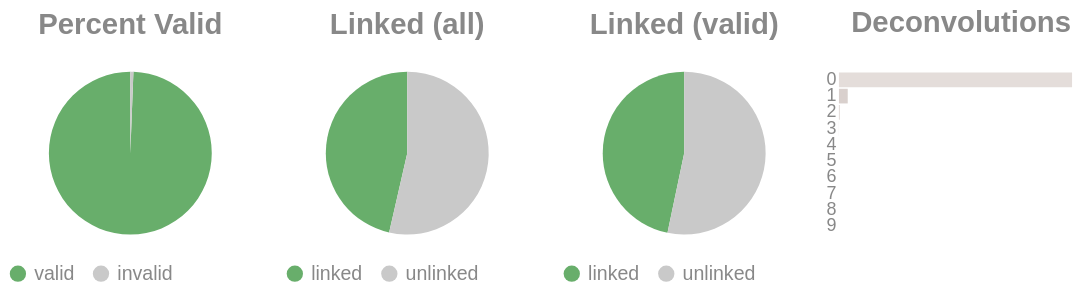

Source (notebook cell):
### Code cell
if SKIPLR:
    pass
else:
    clash = Counter()
    for i in valids['molecule'].to_list():
        _mol = i.split("-")
        if len(_mol) == 1:
            clash.update('0')
        else:
            clash.update(_mol[-1])

    _d = {"deconvolutions": [], 'count': []}
    for k,v in clash.items():
        _d['deconvolutions'].append(k)
        _d['count'].append(v)

    tot_valid = valids['reads'].sum()
    mask = valids['reads'] >= 2
    n_linked_reads = valids.filter(mask)['reads'].sum()
    if n_linked_reads == 0:
        print_html("No linked molecules (>=2 reads) were detected; skipping linked-only distributions.")
        SKIPLR = True
    else:
        perc_valid = round(tot_valid / n_reads, 4)
        linked_perc_abs = round(n_linked_reads / n_reads, 4)
        linked_perc = round(n_linked_reads / tot_valid, 4)

    _valid = pl.DataFrame({"valids": ['valid', 'invalid'], "count": [tot_valid, n_reads - tot_valid]})
    _linked_abs = pl.DataFrame({"linked (absolute)": ['linked', 'unlinked'], "count": [n_linked_reads, n_reads - n_linked_reads]})
    _linked_rel = pl.DataFrame({"linked (valids)": ['linked', 'unlinked'], "count": [n_linked_reads, tot_valid - n_linked_reads]})

    (
        alt.hconcat(
            piechart(_valid, goodval = 'valid', title = "Percent Valid"),
            piechart(_linked_abs, goodval = "linked", title =  "Linked (all)"),
            piechart(_linked_rel, goodval = "linked", title =  "Linked (valid)"),
            convolutionbar(pl.DataFrame(_d), title = "Deconvolutions"),
            center = True,
            bounds = 'flush'
        )
        .resolve_scale(color='independent')
        .resolve_legend('independent')
        .properties(usermeta={'embedOptions': {"actions": False}})
    ).display()

### Figure 1 — Vega-Lite specification as saved in the notebook (floating-point values rounded to 4 significant figures)
{"width": "container", "height": 400, "config": {"title": {"anchor": "start", "dy": -15, "fontSize": 18, "color": "#888888", "subtitleColor": "#888888", "subtitleFontSize": 14}, "arc": {"fill": "#0072B2"}, "axis": {"domainColor": "#888888", "domainWidth": 0.5, "gridWidth": 0.2, "grid": false, "titleFontWeight": 400, "titleFontSize": 15, "labelFontSize": 11, "labelColor": "#888888", "tickColor": "#888888", "tickWidth": 0.2, "titleColor": "#888888"}, "axisBand": {"grid": false}, "axisX": {"grid": true, "tickSize": 10, "domainCap": "round"}, "axisY": {"domain": false, "grid": true, "tickSize": 0, "domainCap": "round"}, "background": "transparent", "header": {"labelFontSize": 15, "labelColor": "#888888", "titleFontSize": 15, "titleFontWeight": 600, "titleColor": "#888888"}, "legend": {"labelFont": "sans-serif", "labelFontSize": 12, "labelColor": "#888888", "symbolSize": 100, "symbolType": "circle", "titleFontSize": 12, "titlePadding": 10, "titleColor": "#888888", "title": null}, "range": {"category": ["#E69F00", "#56B4E9", "#009E73", "#F0E442", "#0072B2", "#D55E00", "#CC79A7", "#000000"], "diverging": ["#cfe8f3", "#a2d4ec", "#73bfe2", "#46abdb", "#1696d2", "#12719e"]}, "area": {"fill": "#0072B2", "fillOpacity": 0.7, "line": true, "strokeOpacity": 0.7}, "line": {"color": "#0072B2", "stroke": "#0072B2", "strokeWidth": 2}, "trail": {"color": "#0072B2", "stroke": "#0072B2", "strokeWidth": 0, "size": 1}, "point": {"filled": true, "fillOpacity": 1.0, "size": 95}, "text": {"color": "#888888", "fontSize": 11, "align": "right", "fontWeight": 400, "size": 11}, "bar": {"fill": "#0072B2", "stroke": null}, "view": {"stroke": null, "continuousWidth": 660, "continuousHeight": 400}}, "hconcat": [{"data": {"name": "data-5ac653e647cc262fb1602ddb7b88973c"}, "mark": {"type": "arc"}, "encoding": {"color": {"field": "valids", "legend": {"orient": "bottom", "title": null}, "scale": {"domain": ["valid", "invalid"], "range": ["#68ae6b", "#C9C9C9"]}, "title": "Valids", "type": "nominal"}, "theta": {"field": "count", "type": "quantitative"}, "tooltip": [{"field": "valids", "title": "Valids", "type": "ordinal"}, {"field": "percent", "format": ".2%", "title": "Percent", "type": "quantitative"}, {"field": "count", "title": "Count", "type": "quantitative"}]}, "height": 100, "title": {"text": "Percent Valid", "align": "center", "anchor": "middle"}, "transform": [{"calculate": "datum.count / 7361394", "as": "percent"}], "width": 150}, {"data": {"name": "data-ee692449083aa714370bf449d18d9232"}, "mark": {"type": "arc"}, "encoding": {"color": {"field": "linked (absolute)", "legend": {"orient": "bottom", "title": null}, "scale": {"domain": ["linked", "unlinked"], "range": ["#68ae6b", "#C9C9C9"]}, "title": "Linked (Absolute)", "type": "nominal"}, "theta": {"field": "count", "type": "quantitative"}, "tooltip": [{"field": "linked (absolute)", "title": "Linked (Absolute)", "type": "ordinal"}, {"field": "percent", "format": ".2%", "title": "Percent", "type": "quantitative"}, {"field": "count", "title": "Count", "type": "quantitative"}]}, "height": 100, "title": {"text": "Linked (all)", "align": "center", "anchor": "middle"}, "transform": [{"calculate": "datum.count / 7361394", "as": "percent"}], "width": 150}, {"data": {"name": "data-f878f85bbea9865a00a0669e75a94617"}, "mark": {"type": "arc"}, "encoding": {"color": {"field": "linked (valids)", "legend": {"orient": "bottom", "title": null}, "scale": {"domain": ["linked", "unlinked"], "range": ["#68ae6b", "#C9C9C9"]}, "title": "Linked (Valids)", "type": "nominal"}, "theta": {"field": "count", "type": "quantitative"}, "tooltip": [{"field": "linked (valids)", "title": "Linked (Valids)", "type": "ordinal"}, {"field": "percent", "format": ".2%", "title": "Percent", "type": "quantitative"}, {"field": "count", "title": "Count", "type": "quantitative"}]}, "height": 100, "title": {"text": "Linked (valid)", "align": "center", "anchor": "middle"}, "transform": [{"calculate": "datum.count / 7316694", "as": "percent"}], "width": 150}, {"data": {"name": "data-36088dcb1165d6ece9540050cff0538c"}, "mark": {"type": "bar"}, "encoding": {"color": {"field": "deconvolutions", "legend": null, "scale": {"scheme": "lightgreyred"}, "type": "nominal"}, "tooltip": [{"field": "deconvolutions", "title": "Deconvolutions", "type": "ordinal"}, {"field": "percent", "format": ".2%", "title": "Percent", "type": "quantitative"}, {"field": "count", "title": "Count", "type": "quantitative"}], "x": {"axis": null, "field": "count", "type": "quantitative"}, "y": {"field": "deconvolutions", "sort": "ascending", "title": null, "type": "nominal"}}, "height": 100, "title": {"text": "Deconvolutions", "align": "center", "anchor": "middle"}, "transform": [{"calculate": "datum.count / 4964330", "as": "percent"}], "width": 150}], "bounds": "flush", "center": true, "resolve": {"legend": {"angle": "independent"}, "scale": {"color": "independent"}}, "usermeta": {"embedOptions": {"actions": false}}, "$schema": "https://vega.github.io/schema/vega-lite/v6.1.0.json", "datasets": {"data-5ac653e647cc262fb1602ddb7b88973c": [{"valids": "valid", "count": 7316694}, {"valids": "invalid", "count": 44700}], "data-ee692449083aa714370bf449d18d9232": [{"linked (absolute)": "linked", "count": 3417948}, {"linked (absolute)": "unlinked", "count": 3943446}], "data-f878f85bbea9865a00a0669e75a94617": [{"linked (valids)": "linked", "count": 3417948}, {"linked (valids)": "unlinked", "count": 3898746}], "data-36088dcb1165d6ece9540050cff0538c": [{"deconvolutions": "0", "count": 4770224}, {"deconvolutions": "1", "count": 179932}, {"deconvolutions": "2", "count": 12647}, {"deconvolutions": "3", "count": 1318}, {"deconvolutions": "4", "count": 168}, {"deconvolutions": "5", "count": 27}, {"deconvolutions": "6", "count": 9}, {"deconvolutions": "7", "count": 2}, {"deconvolutions": "8", "count": 2}, {"deconvolutions": "9", "count": 1}]}}
